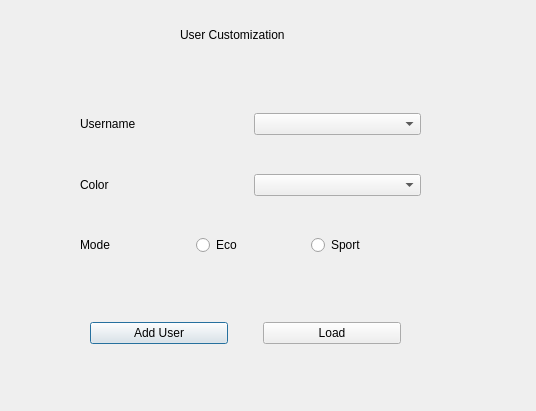
<?xml version="1.0" encoding="UTF-8"?>
<ui version="4.0">
 <class>user</class>
 <widget class="QDialog" name="user">
  <property name="enabled">
   <bool>true</bool>
  </property>
  <property name="geometry">
   <rect>
    <x>0</x>
    <y>0</y>
    <width>536</width>
    <height>411</height>
   </rect>
  </property>
  <property name="windowTitle">
   <string>Dialog</string>
  </property>
  <widget class="QLabel" name="label">
   <property name="geometry">
    <rect>
     <x>180</x>
     <y>20</y>
     <width>140</width>
     <height>30</height>
    </rect>
   </property>
   <property name="text">
    <string>User Customization</string>
   </property>
  </widget>
  <widget class="QWidget" name="layoutWidget">
   <property name="geometry">
    <rect>
     <x>80</x>
     <y>80</y>
     <width>341</width>
     <height>211</height>
    </rect>
   </property>
   <layout class="QVBoxLayout" name="verticalLayout">
    <item>
     <layout class="QHBoxLayout" name="horizontalLayout">
      <item>
       <widget class="QLabel" name="label_2">
        <property name="text">
         <string>Username</string>
        </property>
       </widget>
      </item>
      <item>
       <widget class="QComboBox" name="userCombo">
        <property name="styleSheet">
         <string notr="true"/>
        </property>
       </widget>
      </item>
     </layout>
    </item>
    <item>
     <layout class="QHBoxLayout" name="horizontalLayout_2">
      <property name="spacing">
       <number>6</number>
      </property>
      <item>
       <widget class="QLabel" name="label_5">
        <property name="text">
         <string>Color</string>
        </property>
       </widget>
      </item>
      <item>
       <widget class="QComboBox" name="colorCombo"/>
      </item>
     </layout>
    </item>
    <item>
     <layout class="QHBoxLayout" name="horizontalLayout_3">
      <item>
       <widget class="QLabel" name="label_3">
        <property name="text">
         <string>Mode</string>
        </property>
       </widget>
      </item>
      <item>
       <widget class="QRadioButton" name="Eco_radioButton">
        <property name="text">
         <string>Eco</string>
        </property>
       </widget>
      </item>
      <item>
       <widget class="QRadioButton" name="Sport_radioButton">
        <property name="text">
         <string>Sport</string>
        </property>
       </widget>
      </item>
     </layout>
    </item>
   </layout>
  </widget>
  <widget class="QWidget" name="layoutWidget">
   <property name="geometry">
    <rect>
     <x>90</x>
     <y>320</y>
     <width>311</width>
     <height>27</height>
    </rect>
   </property>
   <layout class="QHBoxLayout" name="horizontalLayout_4">
    <property name="spacing">
     <number>35</number>
    </property>
    <item>
     <widget class="QPushButton" name="addUserButton">
      <property name="text">
       <string>Add User</string>
      </property>
     </widget>
    </item>
    <item>
     <widget class="QPushButton" name="loadButton">
      <property name="text">
       <string>Load</string>
      </property>
     </widget>
    </item>
   </layout>
  </widget>
 </widget>
 <resources/>
 <connections/>
</ui>
